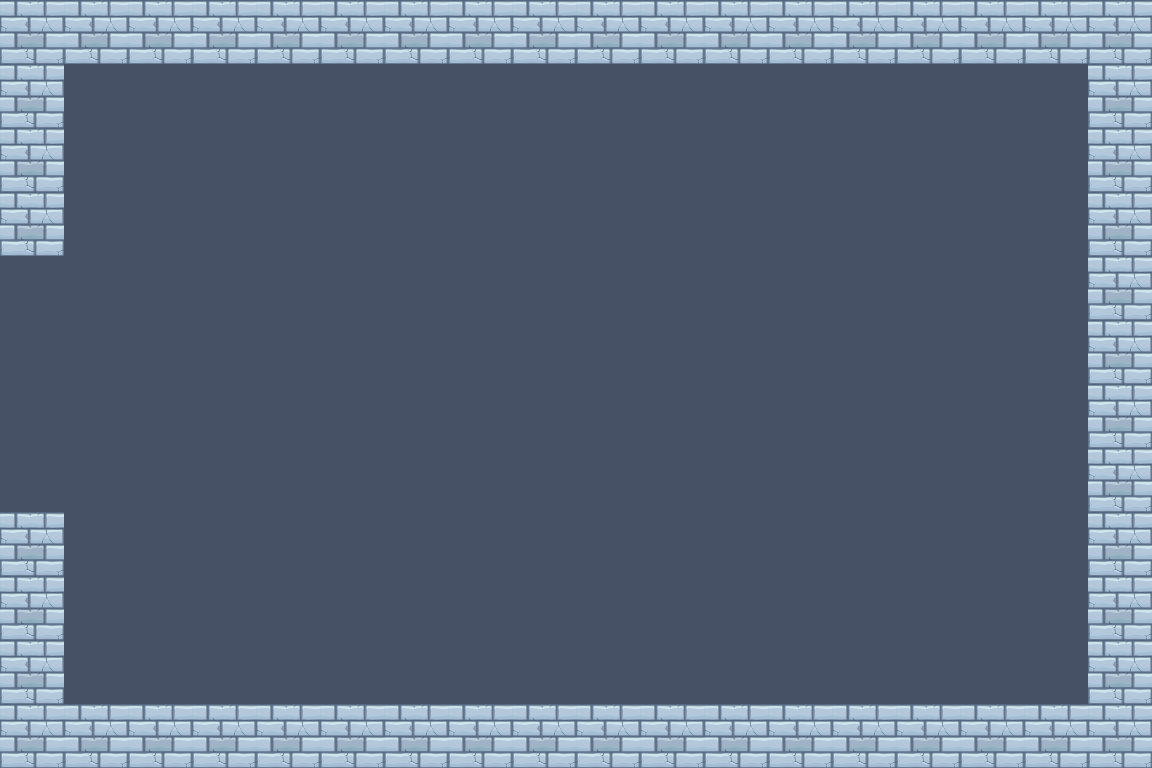

The image is a tile-based game level rendered from a .tmx file. Its description and complete source (layers, tilesets, objects, tile grids) follow:
An orthogonal 18x12 tile map with 64x64 px tiles, 1 tile layer (Слой тайлов 1) and 1 object.

<map version="1.0" orientation="orthogonal" renderorder="right-down" width="18" height="12" tilewidth="64" tileheight="64" nextobjectid="2">
 <properties>
     <property name="Height" value="768" />
     <property name="Left" value="Yes" />
     <property name="Width" value="1152" />
    </properties>
 <tileset firstgid="1" name="tiles" tilewidth="64" tileheight="64" tilecount="105" columns="15">
  <image source="tiles.png" width="989" height="450" />
 </tileset>
 <layer name="Слой тайлов 1" width="18" height="12">
  <data encoding="csv">
19,19,19,19,19,19,19,19,19,19,19,19,19,19,19,19,19,19,
19,25,25,25,25,25,25,25,25,25,25,25,25,25,25,25,25,19,
19,25,25,25,25,25,25,25,25,25,25,25,25,25,25,25,25,19,
19,25,25,25,25,25,25,25,25,25,25,25,25,25,25,25,25,19,
25,25,25,25,25,25,25,25,25,25,25,25,25,25,25,25,25,19,
25,25,25,25,25,25,25,25,25,25,25,25,25,25,25,25,25,19,
25,25,25,25,25,25,25,25,25,25,25,25,25,25,25,25,25,19,
25,25,25,25,25,25,25,25,25,25,25,25,25,25,25,25,25,19,
19,25,25,25,25,25,25,25,25,25,25,25,25,25,25,25,25,19,
19,25,25,25,25,25,25,25,25,25,25,25,25,25,25,25,25,19,
19,25,25,25,25,25,25,25,25,25,25,25,25,25,25,25,25,19,
19,19,19,19,19,19,19,19,19,19,19,19,19,19,19,19,19,19
</data>
 </layer>
 <objectgroup name="ground">
  <object id="1" x="0" y="512">
   <polyline points="0,0 64,0 64,192 1088,192 1088,-448 64,-448 64,-256 0,-256" />
  </object>
 </objectgroup>
</map>
